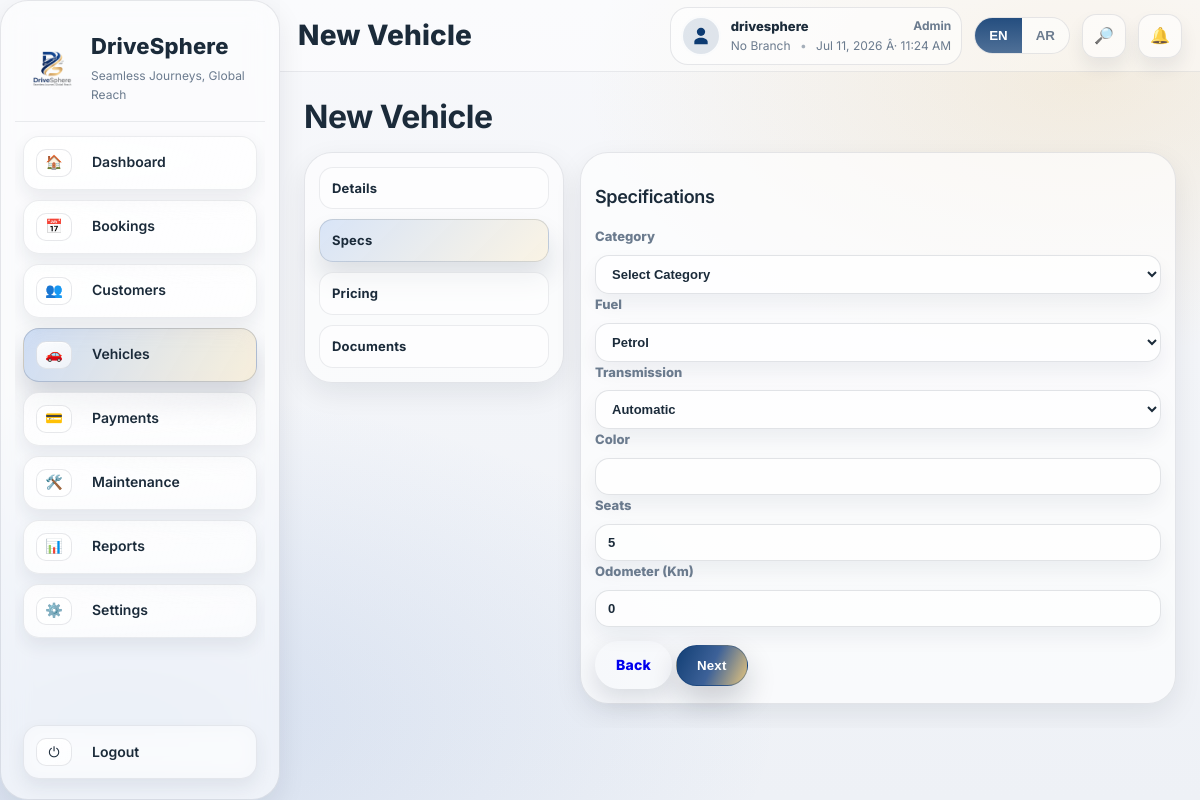
Page /vehicles/new/specs/ (signed in) on the committed database.
### apps/settings_app/models.py (models this page shows, shortened)
class BusinessProfile(TimeStampedModel):
    business_name = models.CharField(max_length=200, blank=True, default="")
    short_code = models.CharField(max_length=10, blank=True, default="")
    business_name_ar = models.CharField(max_length=200, blank=True, default="")
    commercial_registration_number = models.CharField(max_length=100, blank=True, default="")
    vat_no = models.CharField(max_length=100, blank=True, default="")
    address = models.CharField(max_length=300, blank=True, default="")
    address_ar = models.CharField(max_length=300, blank=True, default="")
    phone_number = models.CharField(max_length=60, blank=True, default="")
    phone_number_ar = models.CharField(max_length=60, blank=True, default="")
    email = models.EmailField(blank=True, default="")
    email_ar = models.EmailField(blank=True, default="")
    website = models.CharField(max_length=200, blank=True, default="")
    website_ar = models.CharField(max_length=200, blank=True, default="")
    currency_code = models.CharField(max_length=10, blank=True, default="OMR")
    currency_symbol = models.CharField(max_length=10, blank=True, default="﷼")
    exchange_rates = models.JSONField(blank=True, default=dict)
    exchange_rates_updated_at = models.DateTimeField(null=True, blank=True)
    logo = models.ImageField(upload_to="business/logo/", null=True, blank=True)
    class Meta:
        verbose_name = "Business Profile"
        verbose_name_plural = "Business Profile"
    @classmethod
    def get_solo(cls):
        obj = cls.objects.first()
        if not obj:
            obj = cls.objects.create()
        return obj

### apps/accounts/models.py (models this page shows, shortened)
class User(AbstractUser, TimeStampedModel):
    LANGUAGE_CHOICES = (
        ("en", "English"),
        ("ar", "Arabic"),
    )
    username = models.CharField(max_length=150, unique=True, null=True, blank=True)
    email = models.EmailField(unique=True)
    phone_number = models.CharField(max_length=30, blank=True, default="")
    nationality = models.CharField(max_length=60, blank=True, default="")
    role = models.ForeignKey(Role, on_delete=models.SET_NULL, null=True, blank=True)
    default_branch = models.ForeignKey(Branch, on_delete=models.SET_NULL, null=True, blank=True)
    preferred_language = models.CharField(max_length=2, choices=LANGUAGE_CHOICES, default="en")
    USERNAME_FIELD = "email"
    REQUIRED_FIELDS = ["username"]
    objects = UserManager()

class Role(TimeStampedModel):
    ROLE_CHOICES = (
        ("ADMIN", "Admin"),
        ("MANAGER", "Manager"),
        ("AGENT", "Agent"),
        ("MECHANIC", "Mechanic"),
        ("ACCOUNTANT", "Accountant"),
        ("VIEWER", "Viewer"),
    )
    code = models.CharField(max_length=30, choices=ROLE_CHOICES, unique=True)
    name = models.CharField(max_length=60)

### apps/fleet/views.py (the view, shortened to what this page needs)
# urls.py: path("vehicles/new/specs/", views.vehicle_wizard_specs, name="vehicle_wizard_specs"),
@login_required
def vehicle_wizard_specs(request):
    if not has_perm(request.user, "fleet.manage"):
        return render(request, "errors/403.html", status=403)
    ensure_all_fleet_seed_data()
    data = _wizard_get(request)
    categories = VehicleCategory.objects.all().order_by("name")
    context = {
        "title": "New Vehicle",
        "step": 2,
        "data": data,
        "categories": categories,
    }
    return render(request, "vehicles/wizard/specs.html", context)

### templates/vehicles/wizard/specs.html (shortened to what this page needs)
{% extends "vehicles/wizard/_base.html" %}
{% block wizard_content %}
<h3 class="ds-h3">{% if request.session.ui_lang == 'ar' %}المواصفات{% else %}Specifications{% endif %}</h3>
<form method="post" class="ds-form">
  <div class="ds-formGrid">
    <div class="ds-field">
      <label class="ds-label">{% if request.session.ui_lang == 'ar' %}الفئة{% else %}Category{% endif %}</label>
      <select class="ds-input" name="category_id">
        <option value="">{% if request.session.ui_lang == 'ar' %}اختر الفئة{% else %}Select Category{% endif %}</option>
      </select>
    </div>
    <div class="ds-field">
      <label class="ds-label">{% if request.session.ui_lang == 'ar' %}الوقود{% else %}Fuel{% endif %}</label>
      <select class="ds-input" name="fuel">
        <option value="PETROL" {% if data.fuel == 'PETROL' %}selected{% endif %}>{% if request.session.ui_lang == 'ar' %}بنزين{% else %}Petrol{% endif %}</option>
      </select>
    </div>
    <div class="ds-field">
      <label class="ds-label">{% if request.session.ui_lang == 'ar' %}ناقل الحركة{% else %}Transmission{% endif %}</label>
      <select class="ds-input" name="transmission">
        <option value="AUTOMATIC" {% if data.transmission == 'AUTOMATIC' %}selected{% endif %}>{% if request.session.ui_lang == 'ar' %}تلقائي{% else %}Automatic{% endif %}</option>
      </select>
    </div>
    <div class="ds-field">
      <label class="ds-label">{% if request.session.ui_lang == 'ar' %}اللون{% else %}Color{% endif %}</label>
      <input class="ds-input" name="color" value="{{ data.color|default:'' }}">
    </div>
    <div class="ds-field">
      <label class="ds-label">{% if request.session.ui_lang == 'ar' %}المقاعد{% else %}Seats{% endif %}</label>
      <input class="ds-input" name="seats" value="{{ data.seats|default:'5' }}">
    </div>
    <div class="ds-field">
      <label class="ds-label">{% if request.session.ui_lang == 'ar' %}عداد المسافات (كم){% else %}Odometer (Km){% endif %}</label>
      <input class="ds-input" name="odometer_km" value="{{ data.odometer_km|default:'0' }}">
    </div>
  </div>
  <div class="ds-wizard__actions">
    <a class="ds-btn" href="/vehicles/new/details/">{% if request.session.ui_lang == 'ar' %}عودة{% else %}Back{% endif %}</a>
    <button class="ds-btn ds-btn--primary" type="submit">{% if request.session.ui_lang == 'ar' %}التالي{% else %}Next{% endif %}</button>
  </div>
</form>
{% endblock %}

### templates/base/_app_shell.html (shortened to what this page needs)
{% load static %}
{% with ui_lang=request.session.ui_lang|default:request.user.preferred_language|default:"en" %}
<!DOCTYPE html>
<html lang="{{ ui_lang }}" dir="{% if ui_lang == 'ar' %}rtl{% else %}ltr{% endif %}">
<head>
  <link rel="stylesheet" href="{% static 'css/theme.css' %}">
  <link rel="stylesheet" href="{% static 'css/ds-responsive.css' %}">
  <link rel="stylesheet" href="{% static 'css/app.css' %}">
</head>
<body class="ds-body min-h-screen{% if ui_lang == 'ar' %} is-rtl{% endif %}">
  <div class="flex h-screen overflow-hidden ds-shell">
    {% include "base/_sidebar.html" with ui_lang=ui_lang %}
    <div class="flex-1 flex flex-col min-w-0">
      <div class="ds-topbar">
        <div class="ds-topbar__left">
          <h1 class="ds-page-title">{% block heading %}Dashboard{% endblock %}</h1>
        </div>
        <div class="ds-topbar__right">
          <div class="ds-user">
            <span class="ds-user__avatar ds-user__avatar--icon" aria-hidden="true">
              <svg viewBox="0 0 24 24" role="img" aria-label="User">
                <path d="M12 12c2.761 0 5-2.239 5-5S14.761 2 12 2 7 4.239 7 7s2.239 5 5 5Zm0 2c-4.418 0-8 2.239-8 5v3h16v-3c0-2.761-3.582-5-8-5Z" />
              </svg>
            </span>
            <div class="ds-user__meta">
              <div class="ds-user__top">
                <div class="ds-user__name">{{ request.user.username|default:request.user.email|cut:'@local' }}</div>
                {% if request.user.role %}
                  <div class="ds-user__role">
                    {% if request.session.ui_lang == 'ar' %}
                      {% with rc=request.user.role.code %}
                        {% if rc == 'ADMIN' %}مشرف{% elif rc == 'MANAGER' %}مدير{% elif rc == 'AGENT' %}وكيل{% elif rc == 'MECHANIC' %}فني{% elif rc == 'ACCOUNTANT' %}محاسب{% elif rc == 'VIEWER' %}مُشاهد{% else %}{{ request.user.role.name|default:request.user.role.code }}{% endif %}
                      {% endwith %}
                    {% else %}
                      {{ request.user.role.name|default:request.user.role.code }}
                    {% endif %}
                  </div>
                {% endif %}
              </div>
              <div class="ds-user__sub">
                {% if ui_lang == 'ar' %}
                  <span id="dsClock">--</span>
                  <span class="ds-dot">•</span>
                  {% if ds_active_branch %}{{ ds_active_branch.name }}{% else %}لا يوجد فرع{% endif %}
                {% else %}
                  {% if ds_active_branch %}{{ ds_active_branch.name }}{% else %}No Branch{% endif %}
                  <span class="ds-dot">•</span>
                  <span id="dsClock">--</span>
                {% endif %}
              </div>
            </div>
          </div>
          <div class="ds-lang-toggle" title="{% if ui_lang == 'ar' %}اللغة{% else %}Language{% endif %}">
            <button class="ds-lang-toggle__btn {% if ui_lang == 'en' %}is-active{% endif %}" type="button" data-lang="en">EN</button>
            <button class="ds-lang-toggle__btn {% if ui_lang == 'ar' %}is-active{% endif %}" type="button" data-lang="ar">AR</button>
          </div>
          <div class="ds-topbar__dropdown" data-dropdown>
            <button class="ds-topbar__pill ds-topbar__pill--search" type="button" data-dropdown-toggle="search" aria-expanded="false" aria-controls="ds-search-panel">
              <span class="ds-pill__icon">🔎</span>
            </button>
          </div>
          <div class="ds-topbar__dropdown" data-dropdown>
            <button class="ds-topbar__pill ds-topbar__pill--notify" type="button" data-dropdown-toggle="notify" aria-expanded="false" aria-controls="ds-notify-panel">
              <span class="ds-pill__icon">🔔</span>
            </button>
          </div>
        </div>
      </div>
      <main class="p-4 sm:p-6 overflow-y-auto min-w-0">
        <div class="ds-pageHeader" id="ds-page-header">
          <div>
            <h2 class="ds-pageHeader__title" id="ds-page-header-title"></h2>
          </div>
        </div>
        {% block content %}{% endblock %}
      </main>
    </div>
  </div>
</body>
</html>
{% endwith %}

### templates/base/_sidebar.html (shortened to what this page needs)
{% load static %}
{% with ui_lang=ui_lang|default:request.session.ui_lang|default:request.user.preferred_language|default:"en" %}
<aside class="ds-sidebar">
  {% with business_name_ar=ds_business.business_name_ar|default:ds_business.business_name|default:"DriveSphere" %}
    {% if ui_lang == "ar" %}
      <div class="ds-sidebar__brand">
        <div class="ds-brand__text" dir="rtl">
          <div class="ds-brand__name">{{ ds_business.business_name_ar|default:ds_business.business_name|default:"DriveSphere" }}</div>
          <div class="ds-brand__tagline">رحلات سلسة، حضور عالمي</div>
        </div>
        {% if ds_business.logo %}
          <img class="ds-brand__logo" src="{{ ds_business.logo.url }}" alt="{{ business_name_ar }}">
        {% else %}
          <img class="ds-brand__logo" src="{% static 'img/logo/logo.png' %}" alt="{{ business_name_ar }}">
        {% endif %}
      </div>
    {% else %}
      <div class="ds-sidebar__brand">
        {% if ds_business.logo %}
          <img class="ds-brand__logo" src="{{ ds_business.logo.url }}" alt="{{ ds_business.business_name|default:'DriveSphere' }}">
        {% else %}
          <img class="ds-brand__logo" src="{% static 'img/logo/logo.png' %}" alt="DriveSphere">
        {% endif %}
        <div class="ds-brand__text">
          <div class="ds-brand__name">{{ ds_business.business_name|default:"DriveSphere" }}</div>
          <div class="ds-brand__tagline">Seamless Journeys, Global Reach</div>
        </div>
      </div>
    {% endif %}
  {% endwith %}
  <nav class="ds-nav">
    <a class="ds-nav__item {% if request.path == '/dashboard/' or request.path == '/' %}is-active{% endif %}" href="/dashboard/">
      <span class="ds-nav__icon">🏠</span>
      <span class="ds-nav__label">{% if ui_lang == "ar" %}لوحة التحكم{% else %}Dashboard{% endif %}</span>
    </a>
    <a class="ds-nav__item {% if request.path|slice:':10' == '/bookings/' %}is-active{% endif %}" href="/bookings/">
      <span class="ds-nav__icon">📅</span>
      <span class="ds-nav__label">{% if ui_lang == "ar" %}الحجوزات{% else %}Bookings{% endif %}</span>
    </a>
    <a class="ds-nav__item {% if request.path|slice:':11' == '/customers/' %}is-active{% endif %}" href="/customers/">
      <span class="ds-nav__icon">👥</span>
      <span class="ds-nav__label">{% if ui_lang == "ar" %}العملاء{% else %}Customers{% endif %}</span>
    </a>
    <a class="ds-nav__item {% if request.path|slice:':10' == '/vehicles/' %}is-active{% endif %}" href="/vehicles/">
      <span class="ds-nav__icon">🚗</span>
      <span class="ds-nav__label">{% if ui_lang == "ar" %}المركبات{% else %}Vehicles{% endif %}</span>
    </a>
    <a class="ds-nav__item {% if request.path|slice:':10' == '/payments/' %}is-active{% endif %}" href="/payments/">
      <span class="ds-nav__icon">💳</span>
      <span class="ds-nav__label">{% if ui_lang == "ar" %}المدفوعات{% else %}Payments{% endif %}</span>
    </a>
    <a class="ds-nav__item {% if request.path|slice:':13' == '/maintenance/' %}is-active{% endif %}" href="/maintenance/">
      <span class="ds-nav__icon">🛠️</span>
      <span class="ds-nav__label">{% if ui_lang == "ar" %}الصيانة{% else %}Maintenance{% endif %}</span>
    </a>
    <a class="ds-nav__item {% if request.path|slice:':9' == '/reports/' %}is-active{% endif %}" href="/reports/">
      <span class="ds-nav__icon">📊</span>
      <span class="ds-nav__label">{% if ui_lang == "ar" %}التقارير{% else %}Reports{% endif %}</span>
    </a>
    <a class="ds-nav__item {% if request.path|slice:':10' == '/settings/' %}is-active{% endif %}" href="/settings/general/">
      <span class="ds-nav__icon">⚙️</span>
      <span class="ds-nav__label">{% if ui_lang == "ar" %}الإعدادات{% else %}Settings{% endif %}</span>
    </a>
  </nav>
  <div class="ds-sidebar__footer">
    <a class="ds-nav__item ds-nav__item--logout" href="/logout/">
      <span class="ds-nav__icon">⏻</span>
      <span class="ds-nav__label">{% if ui_lang == "ar" %}تسجيل الخروج{% else %}Logout{% endif %}</span>
    </a>
  </div>
</aside>
{% endwith %}

### rows in the picture
BusinessProfile: business_name "DriveSphere"
User: user.username "drivesphere", user.role.name "Admin", fuel "Petrol", transmission "Automatic"
